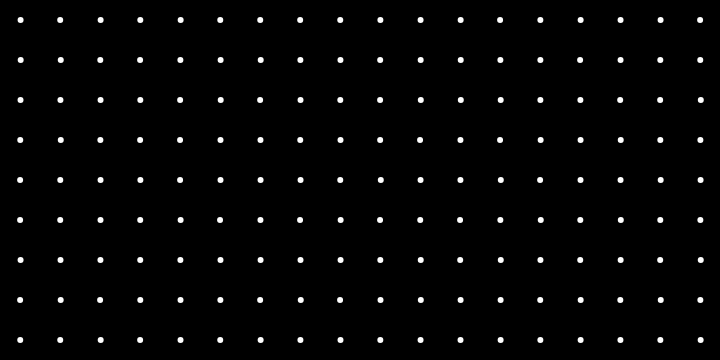
Frame 1 (no input)
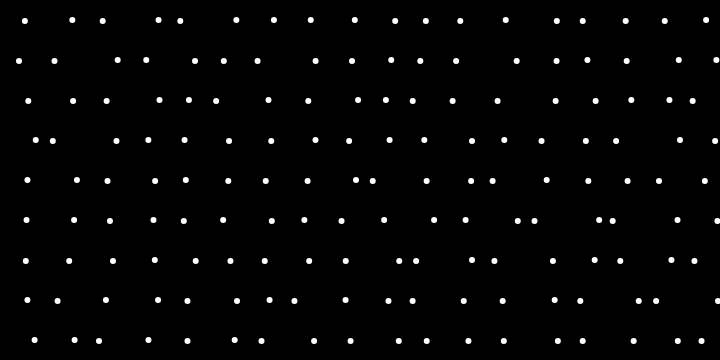
Frame 60 (no input)
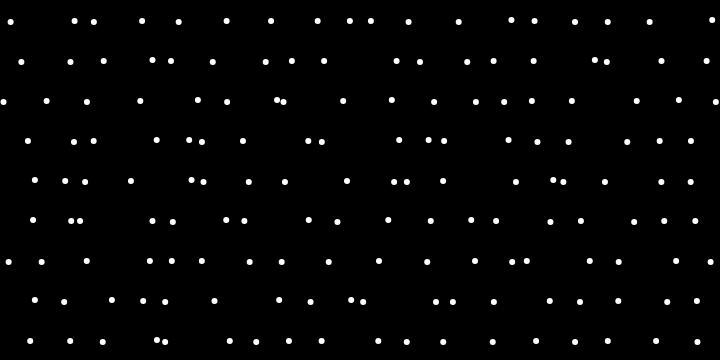
Frame 120 (the mouse pressed at the canvas centre since frame 60)

The p5.js sketch that drew these frames (run headless with seeded random() and noise() and a simulated clock; from frame 60 on, the mouse is pressed at the canvas centre):

// p5.js sketch
// ── sketch.js


var unit = 40;
var count;
var mods = [];

function setup() {
  createCanvas(720, 360);
  noStroke();
  var wideCount = width / unit;
  var highCount = height / unit;
  count = wideCount * highCount;

  var index = 0;
  for (var y = 0; y < highCount; y++) {
    for (var x = 0; x < wideCount; x++) {
      mods[index++] = new Module(x*unit, y*unit, unit/2, unit/2, 
        random(0.05, 0.8), unit);
    }
  }
}

function draw() {
  background(0);
  for (var i = 0; i < count; i++) {
    mods[i].update();
    mods[i].draw();
  }
}


function Module(_xOff, _yOff, _x, _y, _speed, _unit) {
  this.xOff = _xOff;
  this.yOff = _yOff;
  this.x = _x;
  this.y = _y;
  this.speed = _speed;
  this.unit = _unit;
  this.xDir = 1;
  this.yDir = 1;
}

// Custom method for updating the variables
Module.prototype.update = function() {
  this.x = this.x + (this.speed * this.xDir);
  if (this.x >= this.unit || this.x <= 0) {
    this.xDir *= -1;
    this.x = this.x + (1 * this.xDir);
    this.y = this.y + (1 * this.yDir);
  }
  if (this.y >= this.unit || this.y <= 0) {
    this.yDir *= -1;
    this.y = this.y + (1 * this.yDir);
  }
}

// Custom method for drawing the object
Module.prototype.draw = function() {
  fill(255);
  ellipse(this.xOff + this.x, this.yOff + this.y, 6, 6);
}
